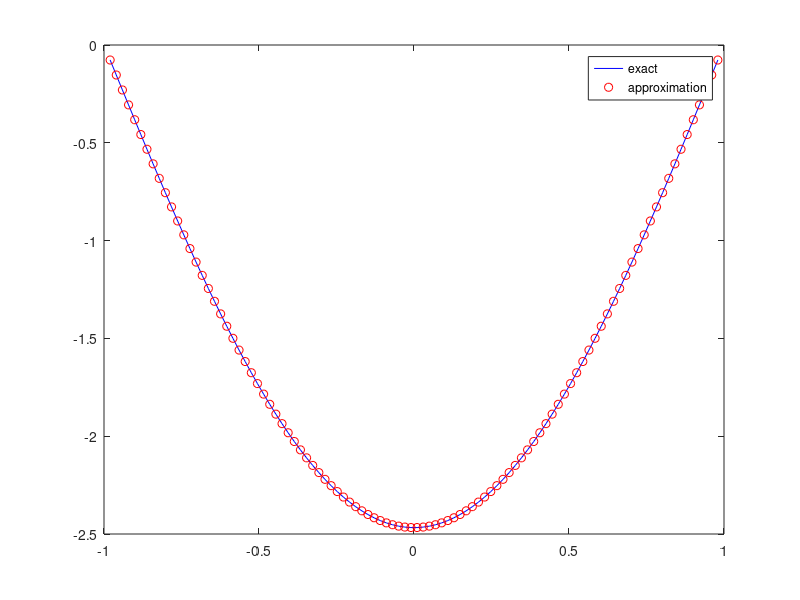
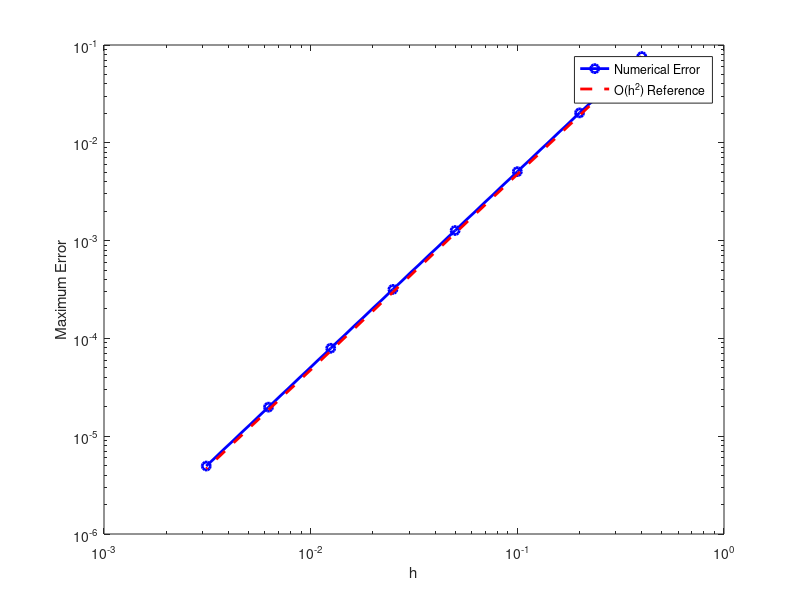
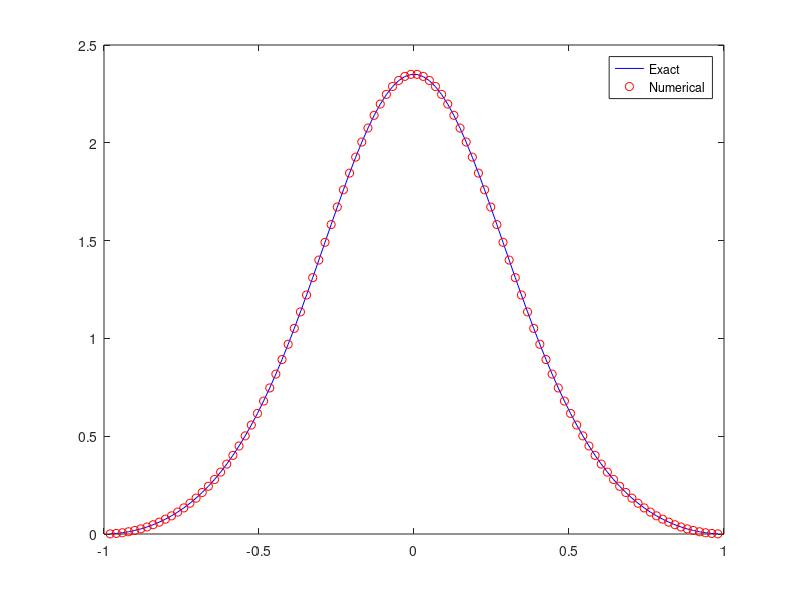

These figures' MATLAB source, in order:
%% Cleaning
clear all, close all, clc, format short e;

%% Question 1
% Pen-and-paper proof is written in LaTeX report.

%% Question 2
% Approximate u'' for u(x)=cos(pi*x/2), n=100.

n = 100; 
h = 2 / (n+1);  % Spacing
x = -1 + (1:n)' * h; % internal vector point

% build matrix
% central dfference formula: u''(xi) ≈ (u(xi-1) - 2u(xi) + u(xi+1))/h^2
D = (diag(ones(n-1,1),1) + diag(-2*ones(n,1)) + diag(ones(n-1,1),-1)) * (1/h^2);

% build U
U = cos(pi*x/2);

% obtain the approximation
V = D*U;

% u(x) = cos(πx/2), u''(x) = -(π^2/4)cos(πx/2)
exact = -(pi^2/4)*cos(pi*x/2);

figure;
plot(x, exact, 'b-', x, V, 'ro');
legend('exact', 'approximation');
%% Question 3
% set n list that satisfies h half-decreasing, so according the O(h^2), the
% error should be reduced to 1/4
n_list = [4,9,19,39,79,159,319,639];
errors = zeros(size(n_list));
% expected_ratio = 1/4;

for i = 1:length(n_list)
    n = n_list(i); 
    h = 2 / (n+1);  % Spacing
    x = -1 + (1:n)' * h; % internal vector point
    
    % build matrix
    % central dfference formula: u''(xi) ≈ (u(xi-1) - 2u(xi) + u(xi+1))/h^2
    D = (diag(ones(n-1,1),1) + diag(-2*ones(n,1)) + diag(ones(n-1,1),-1)) * (1/h^2);
    
    % build U
    U = cos(pi*x/2);
    
    % obtain the approximation
    V = D*U;
    
    % u(x) = cos(πx/2), u''(x) = -(π^2/4)cos(πx/2)
    exact = -(pi^2/4)*cos(pi*x/2);

    % max error
    errors(i) = max(abs(V-exact));
end

h_list = 2./(n_list+1);
error_ratio = errors(1:end-1) ./ errors(2:end);
expected_ratio = (h_list(1:end-1)./h_list(2:end)).^2;

% plot
figure;
loglog(h_list, errors, 'bo-', 'LineWidth', 2);
hold on;
loglog(h_list, errors(1)* (h_list/h_list(1)).^2, 'r--', 'LineWidth', 2);
xlabel('h');
ylabel('Maximum Error');
legend('Numerical Error', 'O(h^2) Reference', 'Location', 'best');

% print
fprintf('h \t\t Error \t\t Error Ratio \t Excepted Ratio \n');
for i = 1:length(n_list)
    if i < length(n_list)
        fprintf('%.4f \t\t %.2e \t\t %.2f \t\t %.2f \n', h_list(i), errors(i), error_ratio(i),  expected_ratio(i));
    else
        fprintf('%.4f \t\t %.2e \t\t - \t\t - \n', h_list(i), errors(i));
    end
end

%% Question 4
n = 100; 
h = 2 / (n+1);  % Spacing
x = -1 + (1:n)' * h; % internal vector point

% build matrix
% central dfference formula: u''(xi) ≈ (u(xi-1) - 2u(xi) + u(xi+1))/h^2
D = (diag(ones(n-1,1),1) + diag(-2*ones(n,1)) + diag(ones(n-1,1),-1)) * (1/h^2);

% u''(x) = -f(x)
f = @(x) pi^2 * exp(cos(pi*x)) .* (cos(pi*x) - sin(pi*x).^2);
u_2 = -f(x);

% D * U = u_2, use backslach command
U = D \ u_2;

% u(x) = ecos(πx) − 1/e
excat = exp(cos(pi*x)) - 1/exp(1);

% error
error = max(abs(U - excat));
fprintf('Max error: %.2e\n', error);


% plot
figure;
plot(x, excat, 'b-', x, U, 'ro');
legend('Exact', 'Numerical');


%% Question 4(b)
% Numerical evidence of quadratic convergence for f(x)=cosh(x)+cos(x)-3 (γ=3)
% Using newton.m to show e_{k+1} ≈ C * e_k^2 asymptotically. 


%% Question 4(c)

%%
% The plot shows the residuals |f(x_k)| versus iteration k for γ = 2 and γ = 3.
% For γ = 3 (orange curve), Initially the residuals first increase
% (because the initial values are slightly farther away) and then decrease
% rapidly, with the residuals dropping to ~1e-10 after 9 to 10
% iterations. It agrees with the theoretical analysis in Q4(a,b), because
% f'(x*) != 0 at the nonnegative root.
%
% For γ = 2 (blue curve), the residuals decrease much more slowly and
% approximately linearly on the logarithmic scale. This behavior confirms
% *linear convergence*, since the derivative at the root is zero (f'(0) =
% 0), violating the assumption required for quadratic convergence.
%
% Hence, the numerical results fully support the theoretical prediction:
% Newton's method converges quadratically when f'(x*) != 0 (γ = 3) and only
% linearly when f'(x*) = 0 (γ = 2).

%% Question 5
% See secant.m

%% Question 6

%% 
